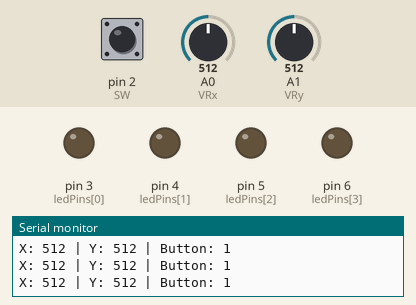
Simulated run of this sketch. Board: Arduino Uno, built with avr-gcc and run on an emulated ATmega328P. On the bench: output pins drawn as LEDs (lit = HIGH), the last lines printed to the serial monitor. The inputs (shaded band) are chosen by the test bench; at power-on: A0 (VRx) = 512, A1 (VRy) = 512, pin 2 (SW) HIGH.

Above: at 1.2 s.
1.3 s: A0 (VRx) set to 683
2.8 s: A0 (VRx) set to 719
At 3.2 s:
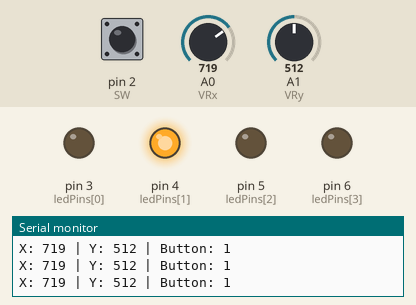
4.3 s: A1 (VRy) set to 317
5.8 s: A1 (VRy) set to 289
At 6.4 s:
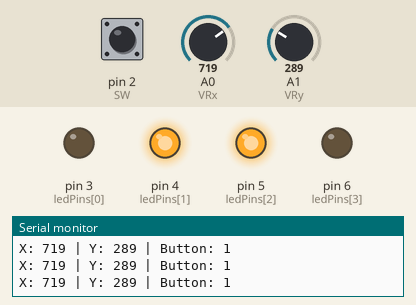
7.3 s: A0 (VRx) set to 690
At 8.0 s:
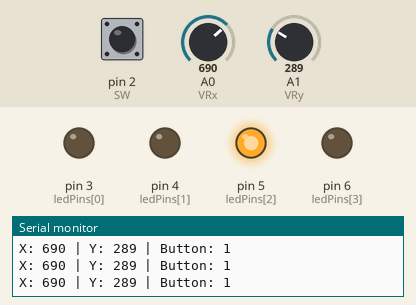
8.8 s: A1 (VRy) set to 710
At 9.5 s:
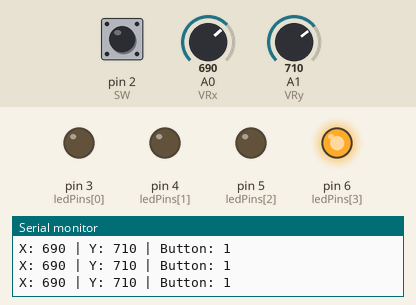
Timing chart, 0 to 11.3 s (numbered marks = the images above; inputs shaded):
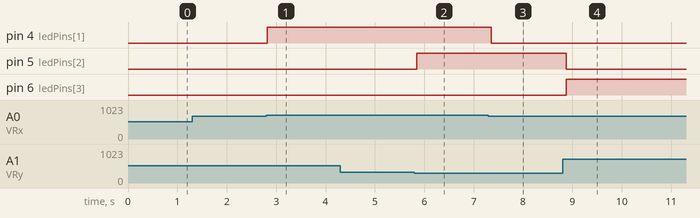

Measured:
- the behaviour switches between 700 and 701 on A0 (VRx) (found by bisection; images 0 and 1)
- the behaviour switches between 300 and 299 on A1 (VRy) (found by bisection; images 1 and 2)
- after the input at 2.8 s, pin 4 (ledPins[1]): LOW → HIGH at once
- after the input at 5.8 s, pin 5 (ledPins[2]): LOW → HIGH after 0.05 s
- after the input at 7.3 s, pin 4 (ledPins[1]): HIGH → LOW after 0.06 s
- after the input at 8.8 s, pin 5 (ledPins[2]): HIGH → LOW after 0.07 s; pin 6 (ledPins[3]): LOW → HIGH after 0.07 s

The sketch:

Joystick.ino
```cpp
int VRx = A0; // Pin connected to VRx of joystick
int VRy = A1; // Pin connected to VRy of joystick
int SW = 2;   // Pin connected to SW of joystick

int ledPins[] = {3, 4, 5, 6}; // Pins connected to LEDs

void setup() {
    Serial.begin(9600); // Start the serial communication
    pinMode(SW, INPUT_PULLUP); // Set SW pin as input with internal pull-up resistor
    for (int i = 0; i < 4; i++) {
        pinMode(ledPins[i], OUTPUT); // Set LED pins as outputs
    }
}

void loop() {
    int xValue = analogRead(VRx); // Read the analog value from VRx
    int yValue = analogRead(VRy); // Read the analog value from VRy
    int swValue = digitalRead(SW); // Read the digital value from SW

    Serial.print("X: ");
    Serial.print(xValue);
    Serial.print(" | Y: ");
    Serial.print(yValue);
    Serial.print(" | Button: ");
    Serial.println(swValue);

    // Map joystick values to control LEDs
    if (xValue < 300) {
        digitalWrite(ledPins[0], HIGH); // Turn on LED 1
    } else {
        digitalWrite(ledPins[0], LOW); // Turn off LED 1
    }

    if (xValue > 700) {
        digitalWrite(ledPins[1], HIGH); // Turn on LED 2
    } else {
        digitalWrite(ledPins[1], LOW); // Turn off LED 2
    }

    if (yValue < 300) {
        digitalWrite(ledPins[2], HIGH); // Turn on LED 3
    } else {
        digitalWrite(ledPins[2], LOW); // Turn off LED 3
    }

    if (yValue > 700) {
        digitalWrite(ledPins[3], HIGH); // Turn on LED 4
    } else {
        digitalWrite(ledPins[3], LOW); // Turn off LED 4
    }

    delay(100); // Wait for 100 milliseconds
}
```
